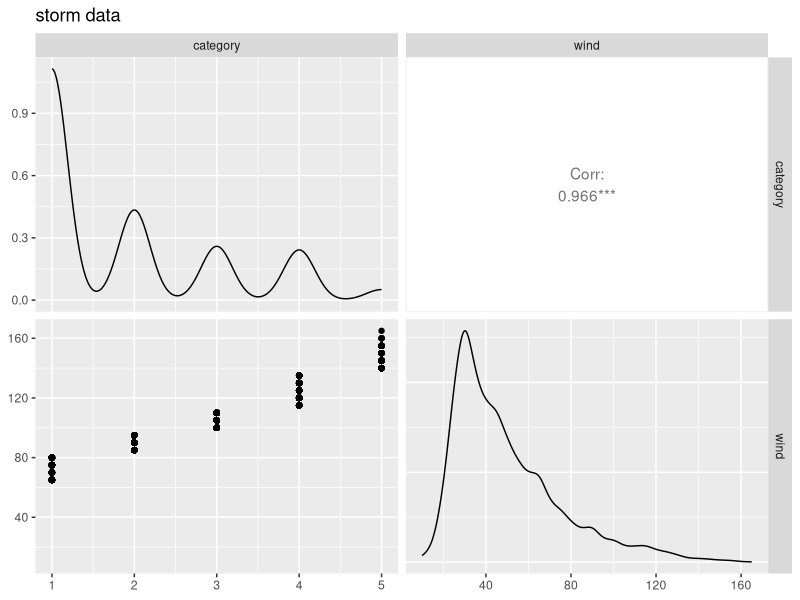
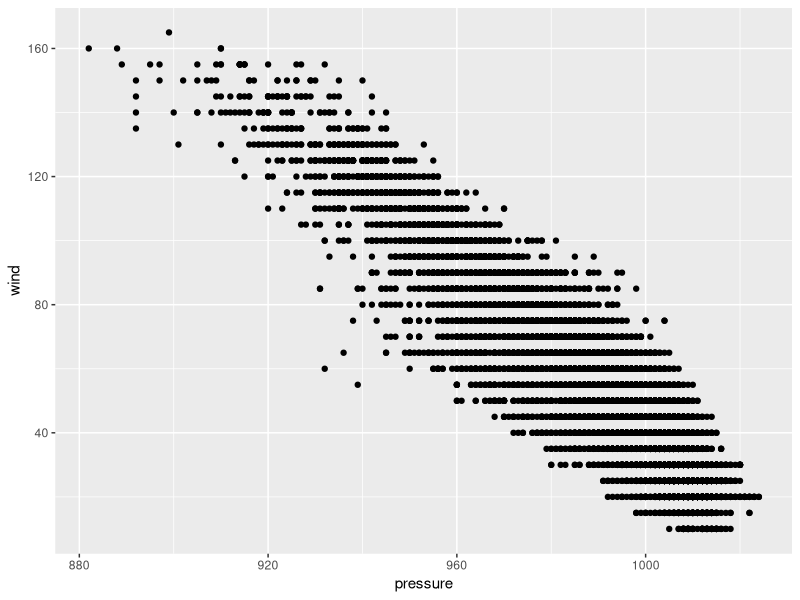
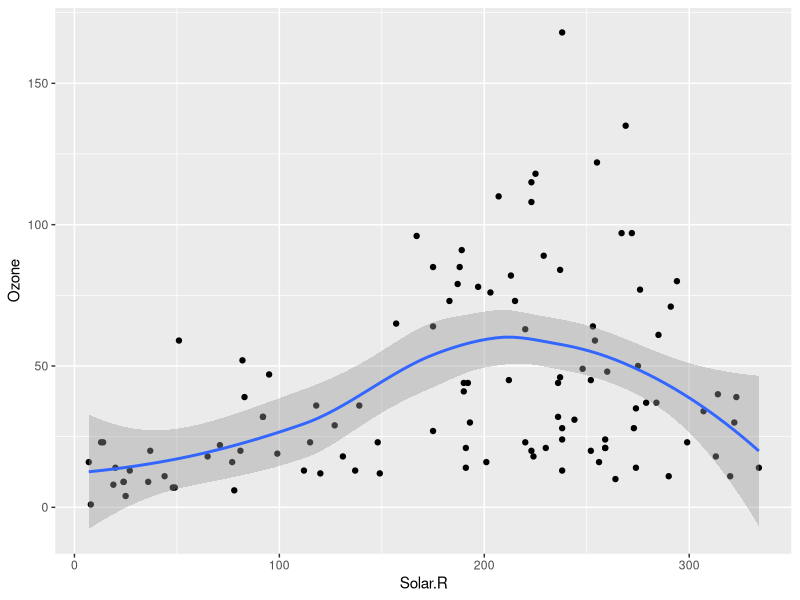
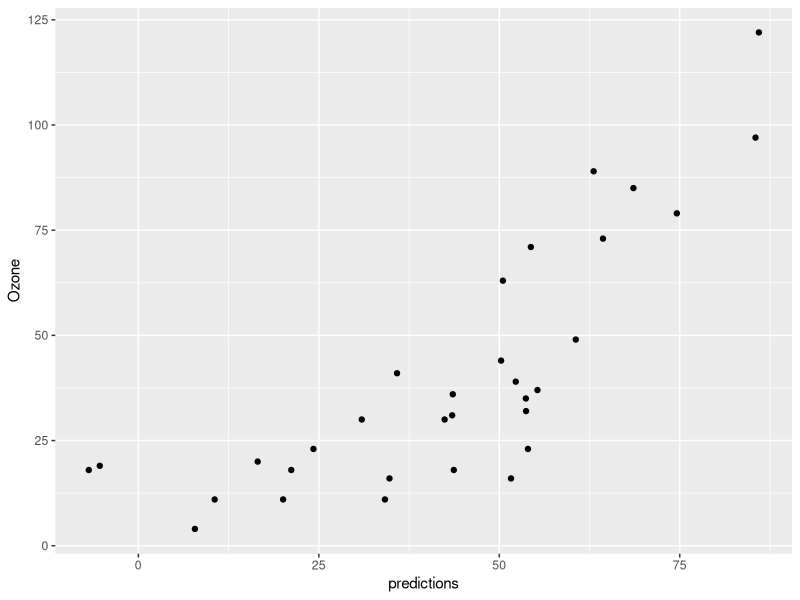

The R source for these figures, in order:
## ---- chunk 1
library("tidyverse")
install.packages('GGally')

View(storms)
data("storms")
View(storms)
?storms
## ---- chunk 2
library("GGally")
ggpairs(data=storms, columns=9:10, title = "storm data")
ggplot(storms, aes(x=pressure, y=wind)) + geom_point()
## ---- chunk 3
# formula Y ~ x
# DV ~ IV (dependent variable as predicted by independent variable)
long_model <- lm(data=storms, formula = wind ~ long)
summary(long_model)
## 
## ---- chunk 4
data("airquality")
air <- as_tibble(airquality)
?airquality
#model <- lm()
#Depedent variable is Y in Regressions
#Correlations, arent directional
cor.test(airquality$Ozone, airquality$Solar.R)
## interpret results
#pValue:probability of 
# lower the P value the more likely the relationship is not a coincidence
# low P, is this significant
#Correlation coefficient strenghh and direction of relationship.
# Positive, as one grows the other does

ggplot(airquality, aes(x=Solar.R, y=Ozone)) + geom_point() + geom_smooth()

#how can we use one variable to predict another variable

simple_model <- lm(data=airquality, formula = Ozone ~ Solar.R)
summary(simple_model)

#How well this variable Solar.R can predict the Ozone
#Intercept tells us x value = 0, base y value
#Intercept: Exactly 0 radiation the ozone would be

#Estimate : slope of measurement
# Pvalue low = statistically significant
# R-Squared value: what % of the vlaue of Ozone can be attributed by Solar R
## ---- chunk 5
quality_model <- lm(air, formula = Ozone ~ Solar.R + Wind + Temp + Day + Month)
summary(quality_model)

#Interpret : 
  #P-Value: Does this variable have statistically signicantly adding value to model
    # High : not valuable
  #Overall P Value: not less than .05 -> then not a good model at predicting 
 #Adjusted R Squared: about 60% of Ozone can be predicted by other variables
  #Intercept : if all variables are zero

quality_model2 <- lm(air, formula = Ozone ~ Solar.R + Wind + Temp )
summary(quality_model2)
## ---- chunk 6
solar = 213
solar_p = 0.05982

wind = 7.4
wind_p = -3.33359

temp = 88
temp_p = 1.65209 

beta = -64.34208
yhat <- beta + solar_p*solar + wind_p*wind + temp_p*temp
yhat

?confint
confint(quality_model2, level=0.95)
## ---- chunk 7
#install.packages('caret')
library(caret)
swiss <- as_tibble(swiss)
set.seed(385)

# pass in y value (to be predicted)
sample_selection <- createDataPartition(swiss$Fertility, p = 0.70, list = FALSE)
  
train <- swiss[sample_selection, ]
test <- swiss[-sample_selection, ]

##BUILD MODEL FOR ALL VARIABLES::
train_model_all <- lm(Fertility~ ., data = train)
summary(train_model_all)

train_model <- lm(Fertility~ Agriculture + Education, data = train)
summary(train_model)
## ---- chunk 8
#LetsPredict model + dataset
predictions <- train_model %>% predict(test)
predictions

test$Fertility
##
R2(predictions, test$Fertility)

## Smaller the number the better the prediction. This is a 
# measure of the mean difference from regression line :: residuals
MAE(predictions, test$Fertility)
## ---- chunk 9
#install.packages('caret')
library(caret)
air <- as_tibble(airquality) %>% subset(!is.na(Ozone) &
                                        !is.na(Solar.R) &
                                        !is.na(Wind) &
                                        !is.na(Temp))
set.seed(385)

# pass in y value (to be predicted)
sample_selection <- createDataPartition(air$Ozone, p = 0.70, list = FALSE)
  
train <- air[sample_selection, ]
test <- air[-sample_selection, ]

##BUILD MODEL FOR ALL VARIABLES::
train_model_all <- lm(Ozone ~ ., data = train)
summary(train_model_all)

train_model <- lm(Ozone ~ Solar.R + Wind + Temp, data = train)
summary(train_model)

#LetsPredict model + dataset
predictions <- train_model %>% predict(test)
predictions

test$Ozone
##
R2(predictions, test$Ozone)

## Smaller the number the better the prediction. This is a 
# measure of the mean difference from regression line :: residuals
MAE(predictions, test$Ozone)

ggplot(test, aes(x=predictions, y = Ozone)) + geom_point()
